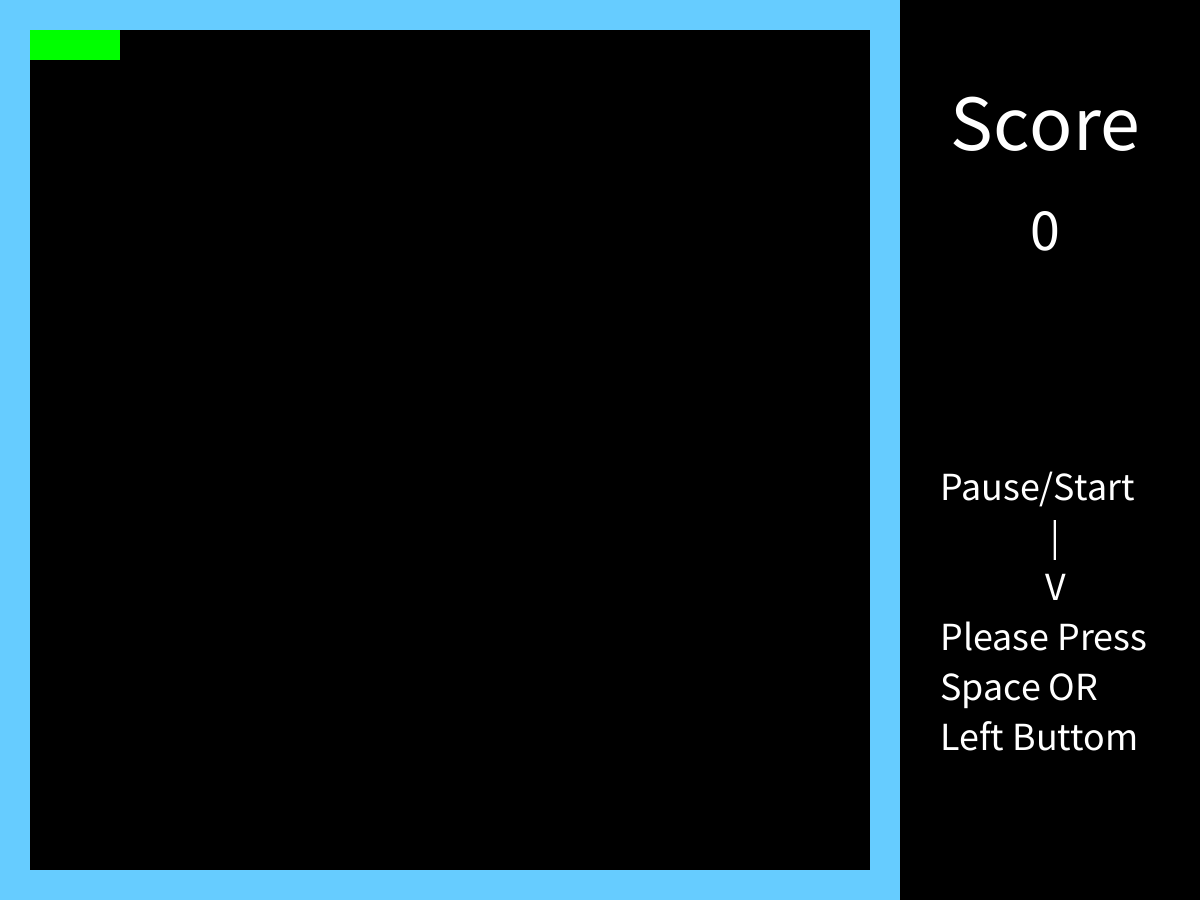
Frame 1 (no input)
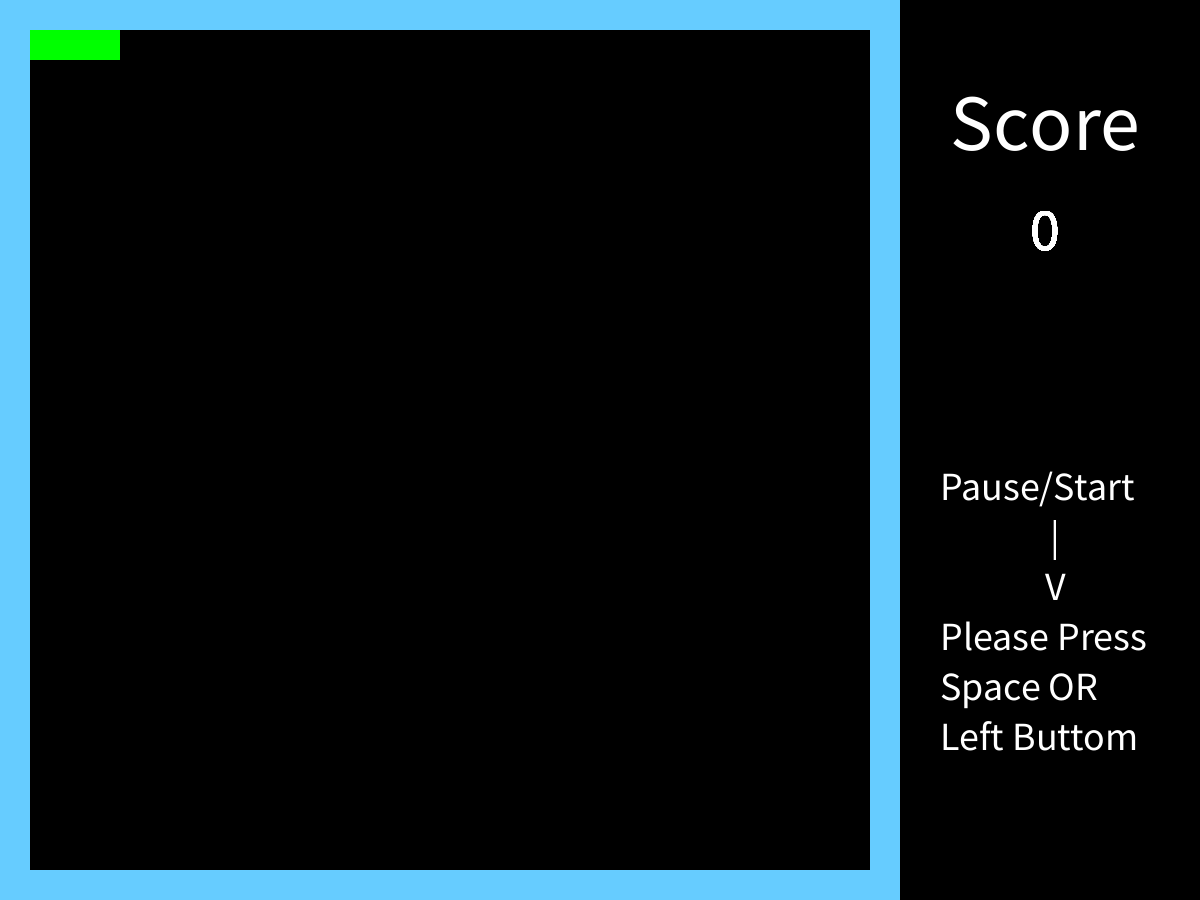
Frame 60 (the mouse pressed at the canvas centre just before this capture)
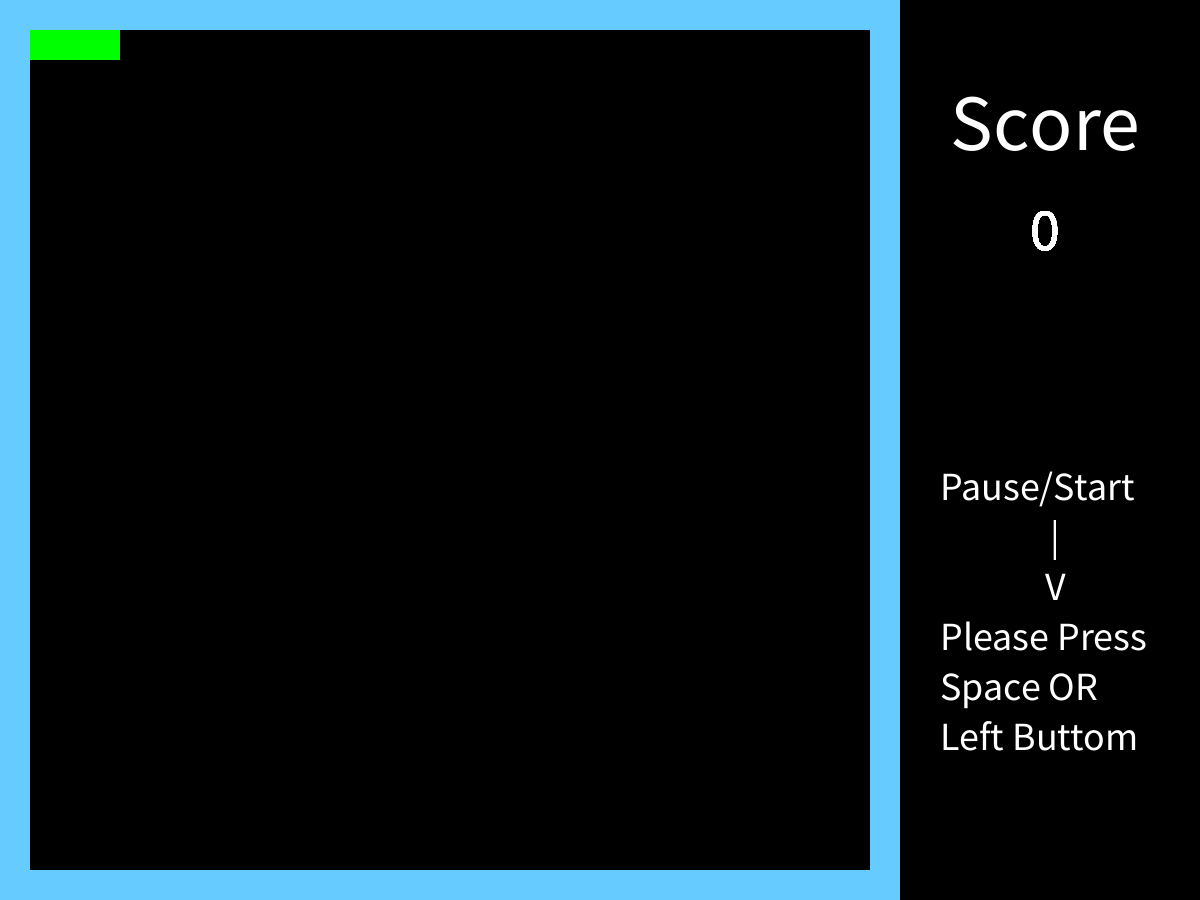
Frame 120 (the mouse held since frame 60 and released just before this capture)

The Processing sketch that drew these frames (run headless with seeded random() and noise(); from frame 60 on, the mouse is pressed at the canvas centre):

// Processing sketch: snack_chess
// ── snack_chess.pde
Snake[] snakes;
int num = 800;
int count = 0;
int score = 0;
boolean gamemode = false, end = false;;

void setup(){
	size(1200,900);
	smooth();
	background(0);
	snakes = new Snake[num];
	for(int i = 0 ; i < num ; i++ ){
		snakes[i] = new Snake();
	}
	FirstValue();

	// score text
	fill(255);
	textSize(80);
	text("Score", 950, 150);

	// pause & start
	textSize(40);
	text("Pause/Start", 940, 500);
	text("|", 1050, 550);
	text("V", 1045, 600);
	text("Please Press", 940, 650);
	text("Space OR", 940, 700);
	text("Left Buttom", 940, 750);
}

void draw(){

	fill(0);
	rect(0,0,900,900);
	noStroke();
	fill(102, 204, 255); //(30,30),(870,30),(870,870),(30,870)
	rect(0,0,900,30);
	rect(0,0,30,900);
	rect(870,0,30,900);
	rect(0,870,900,30);

	fill(255);
	textSize(60);
	text(score, 1030, 250);

	fill(0,255,0);
	for(int i = 0 ; i < num ; i++ ){
		if(i == 0)
		{
			if((snakes[0].x < 0 || snakes[0].x > 845) || (snakes[0].y < 0 || snakes[0].y > 845))
				end_game();
		}

		if(gamemode == true)
			snakes[i].Run();
		snakes[i].Display();
	}
}

void FirstValue(){
	snakes[0].start(90,30);
	snakes[1].start(60,30);
	snakes[2].start(30,30);
}

class Snake {

	boolean on = false;
	int x,y;
	int path;

	void start(int seat_x,int seat_y){
		on = true;
		x = seat_x;
		y = seat_y;
	}

	void Run(){
		if(on==true){
			x = x + 3;
		}
	}

	void Display(){
		if(on==true)
			rect(x,y,30,30);
	}

}

void keyPressed()
{
	if(key == ' ')
	{
		gamemode = !gamemode;

		if(end == true)
		{
			end = false;
			setup();
		}
	}
}

void mousePressed()
{
	if(mouseButton == LEFT)
	{
		gamemode = !gamemode;

		if(end == true)
		{
			gamemode = false;
			end = false;
			setup();
		}
	}
}

void end_game()
{
	gamemode = false;
	end = true;

	// loser will change to pic in the future
	textSize(100);
	text("LOSER!!!", 300, 450);
}
